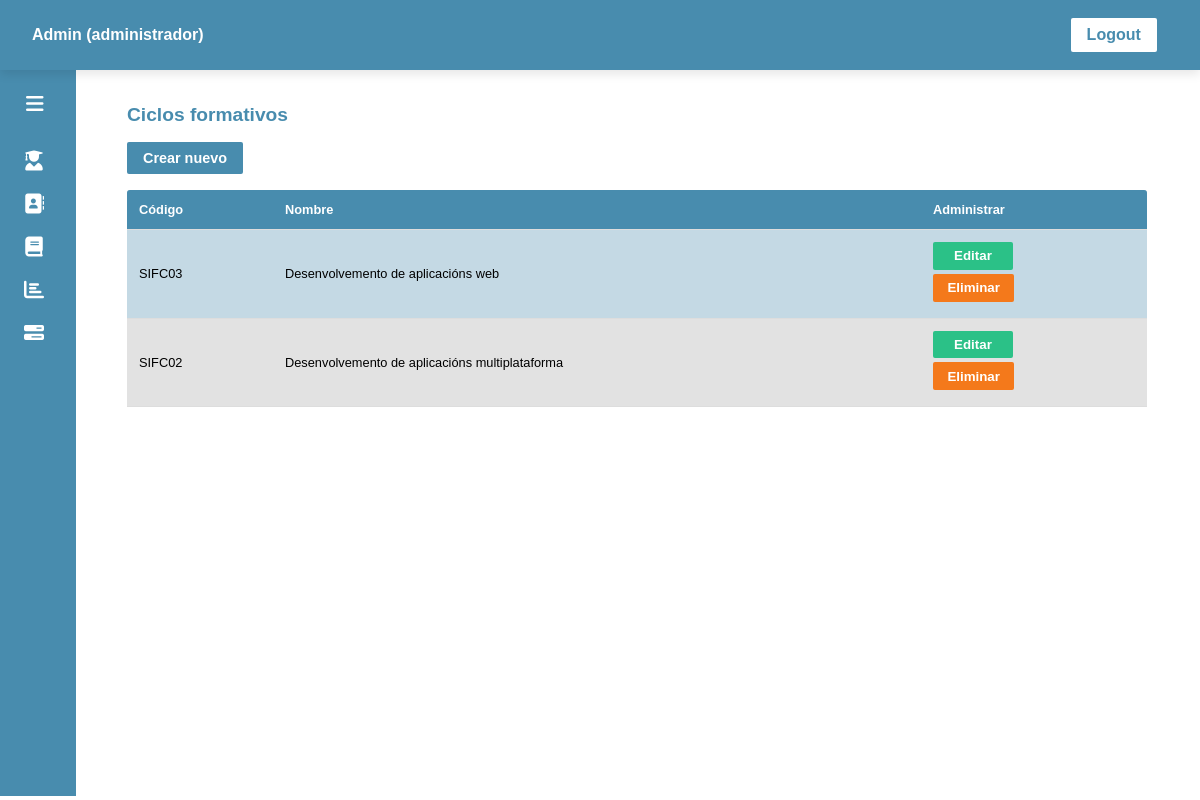
The app's page /APP-HORARIOS/admin.php (signed in) with its own data.
### tables this page shows
CREATE TABLE `ciclo` (
  `id_ciclo` int(11) NOT NULL,
  `codigo` varchar(50) NOT NULL,
  `name` varchar(100) NOT NULL
);

### APP-HORARIOS/admin.php (the view, shortened to what this page needs)
<?php
require_once "conexion.php";
?>
<!DOCTYPE html>
<html lang="es">
<head>
    <link rel="stylesheet" href="https://cdnjs.cloudflare.com/ajax/libs/font-awesome/6.0.0-beta3/css/all.min.css">
    <link rel="stylesheet" href="css/admin.css">
    <link rel="stylesheet" href="css/adminMovil.css">
</head>
<body>
    <nav class="navbar">
        <?php echo "<p>" . ucfirst($_SESSION['usuario_nome']) . " (" . $_SESSION['usuario_rol'] . ")" . "</p>"; ?>
        <a href="logout.php" class="logout">Logout</a>
    </nav>
    <div class="sidebar" id="sidebar">
        <i class="fas fa-bars toggle-btn" id="toggle-btn"></i>
        <ul class="menu opciones-container">
            <li>
                <a href="#" class="menu-item opcion" data-tabla="alumnos">
                    <span class="icon"><i class="fas fa-user-graduate"></i></span>
                </a>
            </li>
            <li>
                <a href="#" class="menu-item opcion" data-tabla="profesores">
                    <span class="icon"><i class="fas fa-address-book"></i></span>
                </a>
            </li>
            <li>
                <a href="#" class="menu-item opcion" data-tabla="ciclos">
                    <span class="icon"><i class="fas fa-book"></i></span>
                </a>
            </li>
            <li>
                <a href="#" class="menu-item opcion" data-tabla="modulos">
                    <span class="icon"><i class="fas fa-chart-bar"></i></span>
                </a>
            </li>
            <li>
                <a href="#" class="menu-item opcion" data-tabla="sesiones">
                    <span class="icon"><i class="fas fa-bars-progress"></i></span>
                </a>
            </li>
        </ul>
    </div>
    <div id="contenedor-tabla" class="tabla-container">
    </div>
    <template id="template-ciclos">
        <div id="ciclos" class="divTabla">
            <h2>Ciclos formativos</h2>
            <form action="creaCiclo.php" method="post">
                <button type="submit" class="crear">Crear nuevo</button>
            </form>
            <div class="product-table">
                <table>
            <thead>
                <tr>
                    <th>Código</th>
                    <th>Nombre</th>
                    <th>Administrar</th>
                </tr>
            </thead>
            <tbody>
                <?php
                $pdoStatement = $pdo->prepare("SELECT * FROM ciclo");
                $pdoStatement->execute();
                $filas = $pdoStatement->fetchAll();
                foreach ($filas as $ciclo) {
                    echo "<tr>";
                    echo "<td>".$ciclo['codigo']."</td>";
                    echo "<td>".$ciclo['name']."</td>";
                    echo "<td>";
                        echo "<form action='editaCiclo.php' method='post'>";
                        echo "<button type='submit' class='editar'>Editar</button>";
                        echo "</form>";
                        echo "<form action='gestionaCiclo.php' method='post'>";
                        echo "<button type='submit' name='boton' value='eliminar' class='eliminar'>Eliminar</button>";
                        echo "</form>";
                    echo "</td>";
                    echo "</tr>";
                }
                ?>
            </tbody>
                </table>
            </div>
        </div>
    </template>
</body>
</html>

### APP-HORARIOS/css/admin.css (style rules this page uses)
.tabla-container { padding: 2rem 0rem !important; background-color: #ffffff; border-radius: 2px; height: 81vh; padding: 2rem; transform: translateX(5%); width: 76vw; transition: width 0.5s ease-in-out; position: relative; top: 9vh; }
.tabla-container.collapsed { width: 85vw; transform: translateX(5%); }
.divTabla { width: -webkit-fill-available; opacity: 0; transition: opacity 0.5s ease-out; }
.product-table { max-height: 70vh; overflow-y: auto; }
.tabla-container h2 { color: #488cae; margin: 0rem; margin-bottom: 1rem; }
.tabla-container table { width: 100%; border-collapse: collapse; }
.tabla-container th, .tabla-container td { padding: 0.75rem; text-align: left; border-bottom: 1px solid #ddd; }
.tabla-container th { background-color: #488cae; color: #ffffff; }
.tabla-container th:first-of-type { border-top-left-radius: 3px; }
.tabla-container th:last-of-type { border-top-right-radius: 3px; }
.tabla-container tr:nth-child(even) { background-color: rgb(226, 226, 226); }
.tabla-container tr:nth-child(odd) { background-color: #c4d9e4;; }
button { padding: 0.4rem 0.9rem; color: #ffffff; font-weight: bold; transition: all 0.3s ease; margin-bottom: 0.25rem; min-width: 80px; }
button.eliminar { background-color: #f4791b; }
button.editar { background-color: #2bc187; }
button.crear { background-color: #488cae; padding: 0.5rem 1rem; margin-bottom: 1rem; font-size: 0.9rem; min-width: 100px; }
.tabla-visible { opacity: 1; }

### APP-HORARIOS/css/estiloGeneral.css (style rules this page uses)
body { font-size: 0.8rem; font-family: 'Arial', sans-serif; background-color: #ffffff; }
button, .volver, input[type="submit"], .logout { border: none; border-radius: 2px; cursor: pointer; display: inline-flex; align-items: center; justify-content: center; }

### APP-HORARIOS/css/navBar.css (style rules this page uses)
.navbar { background-color: #488cae; padding: 1rem 2rem; display: flex; justify-content: space-between; align-items: center; box-shadow: 0 4px 10px rgba(0, 0, 0, 0.1); width: 100%; box-sizing: border-box; position: fixed; top: 0; left: 0; z-index: 1000; height: 70px; }
.navbar p { color: #ffffff; margin: 0; font-size: 1rem; font-weight: bold; white-space: nowrap; }
.navbar .logout { background-color: #ffffff; color: #488cae; padding: 0.5rem 1rem; border-radius: 2px; text-decoration: none; font-size: 1rem; font-weight: bold; transition: background-color 0.3s ease; white-space: nowrap; margin-right: 0.7rem; }

### APP-HORARIOS/css/barraLateral.css (style rules this page uses)
body { font-family: Arial, sans-serif; margin: 0; padding: 0; display: flex; height: 90vh; }
.sidebar { padding-left: 1rem; top: 60px; margin-top: 1vh; width: 200px; height: 91vh; background-color: #488cae; color: white; transition: width 0.5s ease-in-out; overflow: hidden; position: relative; display: flex; flex-direction: column; }
.sidebar.collapsed { width: 60px; }
.toggle-btn { padding: 2rem; margin-right: 1.4rem; margin-top: 1rem; margin-bottom: 1rem; background-color: transparent; color: white; border: none; padding: 10px; cursor: pointer; align-self: flex-end; font-size: 20px; transition: background-color 0.3s ease; }
.menu { list-style: none; padding: 0; margin: 0; flex-grow: 1; display: flex; flex-direction: column; align-items: flex-start; }
.menu-item { display: flex; align-items: center; padding: 10px; color: #ffffff; text-decoration: none; transition: all 0.5s ease-in-out; width: 100%; box-sizing: border-box; }
.icon { font-size: 20px; color: #ffffff; text-align: center; flex-shrink: 0; width: 20px; margin-right: 1rem; margin-left: 0.5rem; transition: margin-right 0.5s ease-in-out; }
.sidebar.collapsed .menu-item { justify-content: center; padding: 10px 0; }
.sidebar.collapsed .icon { margin-right: 0; }

### records on screen
ciclo: codigo "SIFC03", name "Desenvolvemento de aplicacións web"
ciclo: codigo "SIFC02", name "Desenvolvemento de aplicacións multiplataforma"

### other values on screen
$_SESSION['usuario_nome'] "Admin"
$_SESSION['usuario_rol'] "administrador"
